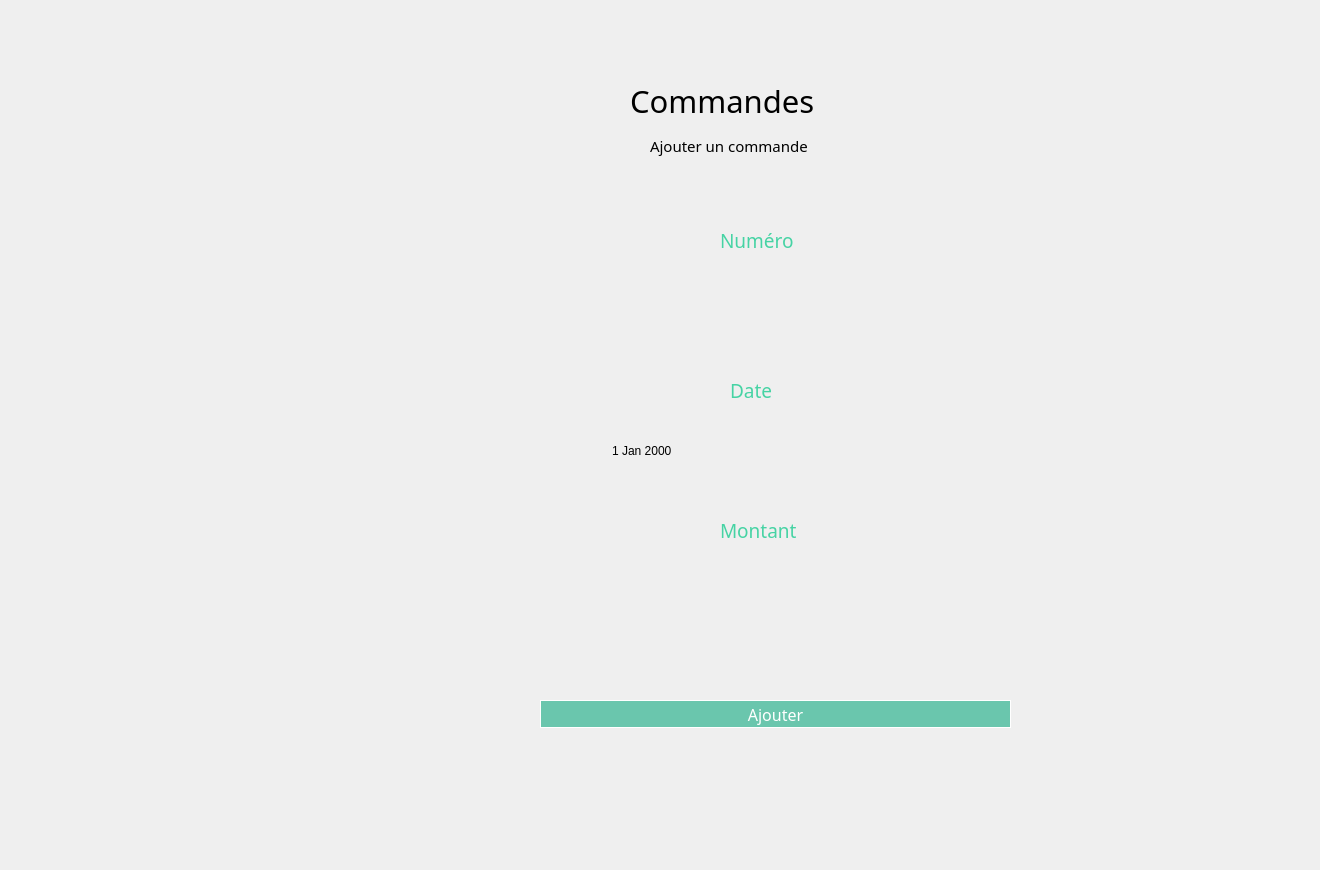
    <widget class="QWidget" name="page_8">
     <widget class="QLabel" name="label_401">
      <property name="geometry">
       <rect>
        <x>-20</x>
        <y>-20</y>
        <width>1311</width>
        <height>861</height>
       </rect>
      </property>
      <property name="text">
       <string/>
      </property>
      <property name="pixmap">
       <pixmap>../../Desktop/anglais/projet c++ design/bg2.png</pixmap>
      </property>
      <property name="scaledContents">
       <bool>true</bool>
      </property>
     </widget>
     <widget class="QPushButton" name="ajoutCommande">
      <property name="geometry">
       <rect>
        <x>540</x>
        <y>700</y>
        <width>471</width>
        <height>28</height>
       </rect>
      </property>
      <property name="font">
       <font>
        <family>Montserrat Alternates</family>
        <pointsize>-1</pointsize>
        <weight>50</weight>
        <bold>false</bold>
       </font>
      </property>
      <property name="styleSheet">
       <string notr="true">QPushButton{
line-height: 1;
    color: #ffffff;
    background-color: #6ac6ad;
    background-clip: padding-box;
	border: 1px solid #ffffff;
    font-weight: 400;
	font-size: 16px;
    padding: 0.875rem 1.375rem;
}
QPushButton:hover{
	border: 1px solid #f75454;
 color: #f75454;
    background-color: #ffffff;

}
</string>
      </property>
      <property name="text">
       <string>Ajouter</string>
      </property>
     </widget>
     <widget class="QLineEdit" name="montantc">
      <property name="geometry">
       <rect>
        <x>610</x>
        <y>570</y>
        <width>301</width>
        <height>41</height>
       </rect>
      </property>
      <property name="styleSheet">
       <string notr="true"> background-color: Transparent;
 border: none;</string>
      </property>
     </widget>
     <widget class="QLineEdit" name="numeroc">
      <property name="geometry">
       <rect>
        <x>610</x>
        <y>280</y>
        <width>291</width>
        <height>41</height>
       </rect>
      </property>
      <property name="styleSheet">
       <string notr="true"> background-color: Transparent;
 border: none;</string>
      </property>
     </widget>
     <widget class="QDateEdit" name="dateEdit_2">
      <property name="geometry">
       <rect>
        <x>610</x>
        <y>425</y>
        <width>301</width>
        <height>51</height>
       </rect>
      </property>
      <property name="styleSheet">
       <string notr="true"> background-color: Transparent;
 border: none;</string>
      </property>
     </widget>
     <widget class="QLabel" name="label_402">
      <property name="geometry">
       <rect>
        <x>630</x>
        <y>60</y>
        <width>501</width>
        <height>81</height>
       </rect>
      </property>
      <property name="font">
       <font>
        <family>Montserrat Alternates</family>
        <pointsize>23</pointsize>
       </font>
      </property>
      <property name="text">
       <string>Commandes </string>
      </property>
     </widget>
     <widget class="QPushButton" name="pushButton_128">
      <property name="geometry">
       <rect>
        <x>100</x>
        <y>380</y>
        <width>121</width>
        <height>81</height>
       </rect>
      </property>
      <property name="styleSheet">
       <string notr="true">QPushButton {
	font-weight: 500;
	text-align: center;
    vertical-align: middle;
	background-color: transparent;
	padding: 5px 15px 15px 20px;
    color: #fff;
	font-size: 11px;
	border : 0;
	border-right: 3px solid transparent;
 	background-position: center top;
    background-repeat: no-repeat;
    background-origin: content;
    background-image: url(&quot;C:/Users/hp/Desktop/anglais/projet c++ design/chariot1.png&quot;);
}

QPushButton:hover {
	color: #ffffff;
	font-weight: 500;
	background-image: url(&quot;C:/Users/hp/Desktop/anglais/projet c++ design/chariot2.png&quot;);
}</string>
      </property>
      <property name="text">
       <string/>
      </property>
     </widget>
     <widget class="QPushButton" name="pushButton_7">
      <property name="geometry">
       <rect>
        <x>110</x>
        <y>280</y>
        <width>91</width>
        <height>71</height>
       </rect>
      </property>
      <property name="styleSheet">
       <string notr="true">QPushButton {
	font-weight: 500;
	text-align: center;
    vertical-align: middle;
	background-color: transparent;
	padding: 5px 15px 15px 20px;
    color: #fff;
	font-size: 11px;
	border : 0;
	border-right: 3px solid transparent;
 	background-position: center top;
    background-repeat: no-repeat;
    background-origin: content;
    background-image: url(&quot;C:/Users/hp/Desktop/anglais/projet c++ design/affecter1.png&quot;);
}

QPushButton:hover {
	color: #ffffff;
	font-weight: 500;
	background-image: url(&quot;C:/Users/hp/Desktop/anglais/projet c++ design/affecter2.png&quot;);
}</string>
      </property>
      <property name="text">
       <string/>
      </property>
     </widget>
     <widget class="QLabel" name="label_403">
      <property name="geometry">
       <rect>
        <x>570</x>
        <y>240</y>
        <width>371</width>
        <height>121</height>
       </rect>
      </property>
      <property name="text">
       <string/>
      </property>
      <property name="pixmap">
       <pixmap>../../Downloads/saisir.png</pixmap>
      </property>
      <property name="scaledContents">
       <bool>true</bool>
      </property>
     </widget>
     <widget class="QLabel" name="label_404">
      <property name="geometry">
       <rect>
        <x>570</x>
        <y>390</y>
        <width>371</width>
        <height>121</height>
       </rect>
      </property>
      <property name="text">
       <string/>
      </property>
      <property name="pixmap">
       <pixmap>../../Downloads/saisir.png</pixmap>
      </property>
      <property name="scaledContents">
       <bool>true</bool>
      </property>
     </widget>
     <widget class="QLabel" name="label_405">
      <property name="geometry">
       <rect>
        <x>570</x>
        <y>530</y>
        <width>371</width>
        <height>121</height>
       </rect>
      </property>
      <property name="text">
       <string/>
      </property>
      <property name="pixmap">
       <pixmap>../../Downloads/saisir.png</pixmap>
      </property>
      <property name="scaledContents">
       <bool>true</bool>
      </property>
     </widget>
     <widget class="QLabel" name="label_30">
      <property name="geometry">
       <rect>
        <x>720</x>
        <y>230</y>
        <width>111</width>
        <height>20</height>
       </rect>
      </property>
      <property name="font">
       <font>
        <family>Montserrat Alternates</family>
        <pointsize>14</pointsize>
        <weight>50</weight>
        <bold>false</bold>
       </font>
      </property>
      <property name="styleSheet">
       <string notr="true">color: rgb(70, 211, 164);</string>
      </property>
      <property name="text">
       <string>Numéro</string>
      </property>
     </widget>
     <widget class="QLabel" name="label_33">
      <property name="geometry">
       <rect>
        <x>730</x>
        <y>380</y>
        <width>111</width>
        <height>20</height>
       </rect>
      </property>
      <property name="font">
       <font>
        <family>Montserrat Alternates</family>
        <pointsize>14</pointsize>
        <weight>50</weight>
        <bold>false</bold>
       </font>
      </property>
      <property name="styleSheet">
       <string notr="true">color: rgb(70, 211, 164);</string>
      </property>
      <property name="text">
       <string>Date</string>
      </property>
     </widget>
     <widget class="QLabel" name="label_34">
      <property name="geometry">
       <rect>
        <x>720</x>
        <y>520</y>
        <width>111</width>
        <height>20</height>
       </rect>
      </property>
      <property name="font">
       <font>
        <family>Montserrat Alternates</family>
        <pointsize>14</pointsize>
        <weight>50</weight>
        <bold>false</bold>
       </font>
      </property>
      <property name="styleSheet">
       <string notr="true">color: rgb(70, 211, 164);</string>
      </property>
      <property name="text">
       <string>Montant</string>
      </property>
     </widget>
     <widget class="QLabel" name="label_406">
      <property name="geometry">
       <rect>
        <x>650</x>
        <y>130</y>
        <width>231</width>
        <height>31</height>
       </rect>
      </property>
      <property name="font">
       <font>
        <family>Montserrat Alternates</family>
        <pointsize>11</pointsize>
       </font>
      </property>
      <property name="text">
       <string>Ajouter un commande</string>
      </property>
     </widget>
     <widget class="QPushButton" name="pushButton_131">
      <property name="geometry">
       <rect>
        <x>0</x>
        <y>710</y>
        <width>121</width>
        <height>61</height>
       </rect>
      </property>
      <property name="styleSheet">
       <string notr="true">QPushButton {
	font-weight: 500;
	text-align: center;
    vertical-align: middle;
	background-color: transparent;
	padding: 5px 15px 15px 20px;
    color: #fff;
	font-size: 11px;
	border : 0;
	border-right: 3px solid transparent;
 	background-position: center top;
    background-repeat: no-repeat;
    background-origin: content;
    background-image: url(&quot;C:/Users/hp/Desktop/anglais/projet c++ design/return1.png&quot;);
}

QPushButton:hover {
	color: #ffffff;
	font-weight: 500;
	background-image: url(&quot;C:/Users/hp/Desktop/anglais/projet c++ design/return2.png&quot;);
}</string>
      </property>
      <property name="text">
       <string/>
      </property>
     </widget>
     <zorder>label_401</zorder>
     <zorder>ajoutCommande</zorder>
     <zorder>label_402</zorder>
     <zorder>pushButton_128</zorder>
     <zorder>pushButton_7</zorder>
     <zorder>label_403</zorder>
     <zorder>numeroc</zorder>
     <zorder>label_404</zorder>
     <zorder>dateEdit_2</zorder>
     <zorder>label_405</zorder>
     <zorder>montantc</zorder>
     <zorder>label_30</zorder>
     <zorder>label_33</zorder>
     <zorder>label_34</zorder>
     <zorder>label_406</zorder>
     <zorder>pushButton_131</zorder>
    </widget>
